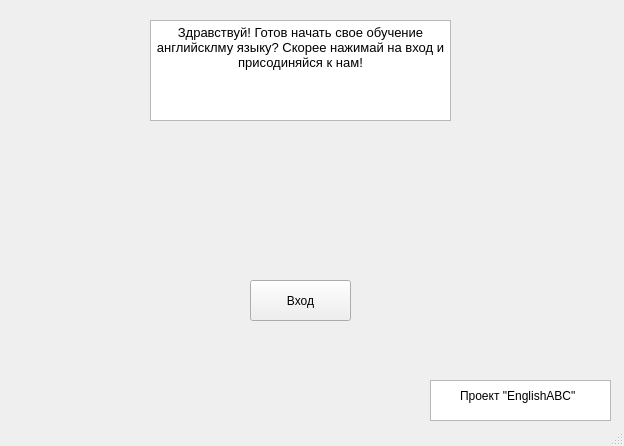
<?xml version="1.0" encoding="UTF-8"?>
<ui version="4.0">
 <class>MainWindow</class>
 <widget class="QMainWindow" name="MainWindow">
  <property name="geometry">
   <rect>
    <x>0</x>
    <y>0</y>
    <width>624</width>
    <height>446</height>
   </rect>
  </property>
  <property name="windowTitle">
   <string>vhod</string>
  </property>
  <widget class="QWidget" name="centralwidget">
   <widget class="QLabel" name="label">
    <property name="geometry">
     <rect>
      <x>-310</x>
      <y>-180</y>
      <width>1401</width>
      <height>721</height>
     </rect>
    </property>
    <property name="text">
     <string/>
    </property>
    <property name="pixmap">
     <pixmap>../ABC_foto/startt.jpg</pixmap>
    </property>
   </widget>
   <widget class="QTextEdit" name="textEdit">
    <property name="geometry">
     <rect>
      <x>150</x>
      <y>20</y>
      <width>301</width>
      <height>101</height>
     </rect>
    </property>
    <property name="html">
     <string>&lt;!DOCTYPE HTML PUBLIC &quot;-//W3C//DTD HTML 4.0//EN&quot; &quot;http://www.w3.org/TR/REC-html40/strict.dtd&quot;&gt;
&lt;html&gt;&lt;head&gt;&lt;meta name=&quot;qrichtext&quot; content=&quot;1&quot; /&gt;&lt;style type=&quot;text/css&quot;&gt;
p, li { white-space: pre-wrap; }
&lt;/style&gt;&lt;/head&gt;&lt;body style=&quot; font-family:'MS Shell Dlg 2'; font-size:7.875pt; font-weight:400; font-style:normal;&quot;&gt;
&lt;p align=&quot;center&quot; style=&quot; margin-top:0px; margin-bottom:0px; margin-left:0px; margin-right:0px; -qt-block-indent:0; text-indent:0px;&quot;&gt;&lt;span style=&quot; font-size:10pt;&quot;&gt;Здравствуй! Готов начать свое обучение английсклму языку? Скорее нажимай на вход и  присодиняйся к нам!&lt;/span&gt;&lt;/p&gt;&lt;/body&gt;&lt;/html&gt;</string>
    </property>
   </widget>
   <widget class="QPushButton" name="pushButton">
    <property name="geometry">
     <rect>
      <x>250</x>
      <y>280</y>
      <width>101</width>
      <height>41</height>
     </rect>
    </property>
    <property name="text">
     <string>Вход</string>
    </property>
   </widget>
   <widget class="QLabel" name="label_2">
    <property name="geometry">
     <rect>
      <x>460</x>
      <y>380</y>
      <width>121</width>
      <height>31</height>
     </rect>
    </property>
    <property name="text">
     <string>Проект &quot;EnglishABC&quot;</string>
    </property>
   </widget>
   <widget class="QTextEdit" name="textEdit_2">
    <property name="geometry">
     <rect>
      <x>430</x>
      <y>380</y>
      <width>181</width>
      <height>41</height>
     </rect>
    </property>
   </widget>
   <zorder>label</zorder>
   <zorder>textEdit</zorder>
   <zorder>pushButton</zorder>
   <zorder>textEdit_2</zorder>
   <zorder>label_2</zorder>
  </widget>
  <widget class="QMenuBar" name="menubar">
   <property name="geometry">
    <rect>
     <x>0</x>
     <y>0</y>
     <width>624</width>
     <height>21</height>
    </rect>
   </property>
  </widget>
  <widget class="QStatusBar" name="statusbar"/>
 </widget>
 <resources/>
 <connections/>
</ui>
